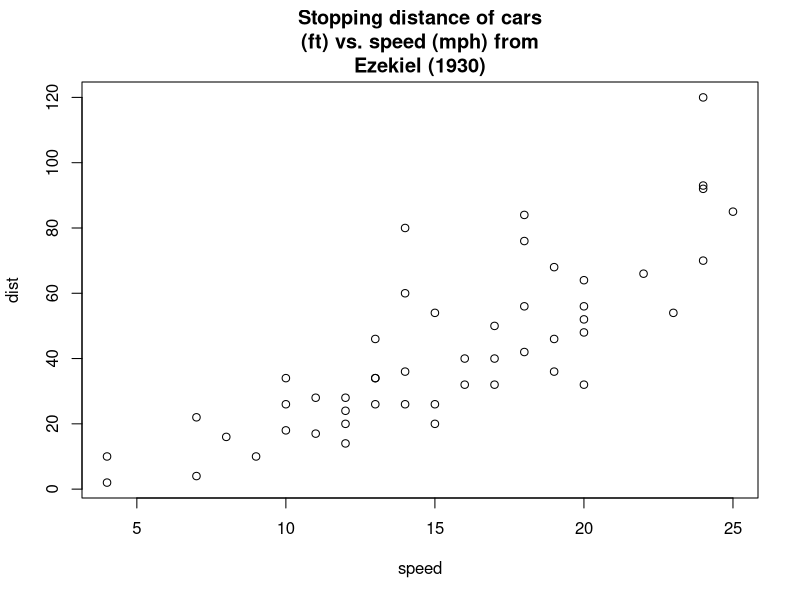

The R source for this figure:
install.packages('tidyverse')

library(tidyverse)

#내  용:문자열 다루기 
#작성자:백종훈 
#작성일:2018-06-30
#참  조:http://r4ds.had.co.nz/strings.html


#바뀐내용

#문자열 길이
str_length(c('a' ,'R for data science' , NA))
#1 18 na 


#문자열 합치기
str_c('x', 'y')
#xy 

str_c('x' , 'y' , 'c')
#xyc

str_c('x', 'y' , sep =',')
#x,y

x <- c('abc' , NA)
str_c('|-' , x , '-|')
#"|-abc-|" NA 

str_c('prefix-' , c('a' ,'b' , 'c') , '-suffix')
name <- 'Headey'
time_of_day <- 'morning'
birthday <- FALSE

str_c(
  'good ' , time_of_day , ' ' , name  ,
  if(birthday){
    "and Happy Birtjday"
  }
)
#"good morning Headey"


#문자열 부분 집합 (문자열의 일부분만 추출)
x <- c('Aaple' , 'Benana' , 'Pear')
str_sub(x , 1 , 3)

str_sub(x , -1)
#e , a , r

str_sub(x , -3)
#"ple" "ana" "ear"

str_sub(x , -3  , -1)
#"ple" "ana" "ear"

#대문자 소문자 변경

str_sub(x, 1, 1) <- str_to_lower(str_sub(x, 1,1))
#"aaple"  "benana" "pear"

str_to_upper(c('i'  , 'l'))
#"I" "L"

str_to_upper(c('i' , 'l') , locale = 'tr')


### R 기본 문자열 다루기 #######################################
paste(1:12)
paste0(1:12)
#[1] "1"  "2"  "3"  "4"  "5"  "6"  "7"  "8"  "9"  "10" "11" "12"


nth <- paste0(1:12 , c('st' , 'nd' , 'rd' , rep('th' , 9)))
#[1] "1st"  "2nd"  "3rd"  "4th"  "5th"  "6th"  "7th"  "8th"  "9th"  "10th" "11th" "12th"

paste(month.abb , 'is the'  , nth  , 'month of the year')
# 
# [1] "Jan is the 1st month of the year"  "Feb is the 2nd month of the year"  "Mar is the 3rd month of the year" 
# [4] "Apr is the 4th month of the year"  "May is the 5th month of the year"  "Jun is the 6th month of the year" 
# [7] "Jul is the 7th month of the year"  "Aug is the 8th month of the year"  "Sep is the 9th month of the year" 
# [10] "Oct is the 10th month of the year" "Nov is the 11th month of the year" "Dec is the 12th month of the year"

paste(month.abb , letters)
# [1] "Jan a" "Feb b" "Mar c" "Apr d" "May e" "Jun f" "Jul g" "Aug h" "Sep i" "Oct j" "Nov k" "Dec l" "Jan m" "Feb n"
# [15] "Mar o" "Apr p" "May q" "Jun r" "Jul s" "Aug t" "Sep u" "Oct v" "Nov w" "Dec x" "Jan y" "Feb z"


paste(month.abb, "is the", nth, "month of the year.", sep = "_*_")
# [1] "Jan_*_is the_*_1st_*_month of the year."  "Feb_*_is the_*_2nd_*_month of the year." 
# [3] "Mar_*_is the_*_3rd_*_month of the year."  "Apr_*_is the_*_4th_*_month of the year." 
# [5] "May_*_is the_*_5th_*_month of the year."  "Jun_*_is the_*_6th_*_month of the year." 
# [7] "Jul_*_is the_*_7th_*_month of the year."  "Aug_*_is the_*_8th_*_month of the year." 
# [9] "Sep_*_is the_*_9th_*_month of the year."  "Oct_*_is the_*_10th_*_month of the year."
# [11] "Nov_*_is the_*_11th_*_month of the year." "Dec_*_is the_*_12th_*_month of the year."

paste0(nth , collapse = ', ')
#[1] "1st, 2nd, 3rd, 4th, 5th, 6th, 7th, 8th, 9th, 10th, 11th, 12th"

paste("1st", "2nd", "3rd", collapse = ", ") # probably not what you wanted
#[1] "1st 2nd 3rd"

paste(month.abb, nth, sep = ": ", collapse = "; ")
#[1] "Jan: 1st; Feb: 2nd; Mar: 3rd; Apr: 4th; May: 5th; Jun: 6th; Jul: 7th; Aug: 8th; Sep: 9th; Oct: 10th; Nov: 11th; Dec: 12th"

(title <- paste(strwrap(
  "Stopping distance of cars (ft) vs. speed (mph) from Ezekiel (1930)",
  width = 30), collapse = "\n"))
plot(dist ~ speed, cars, main = title)

#[1] "Stopping distance of cars\n(ft) vs. speed (mph) from\nEzekiel (1930)"


#-----------------정규표현식------------------------###
## 문자 selector 
########################################################
x <- c('apple' , 'banana' , 'pear')
str_view(x , 'an')
str_view(x , '.a.')
#해당 문자열을 보여줍니다.


#apple
#banana
#pear

dot <- '\\.'
writeLines(dot)
#\.


str_view(c('abc' , 'a.c' , 'bef') , 'a\\.c')


x <- 'a\\b'
writeLines(x)
#a\b

str_view(x ,'\\\\')
#백슬러쉬 4개 필요 

x <- c('apple' , 'benana', 'pear')
str_view(x , '^a') #a 의 값이 시작값에 있는 문자열을 찾습니다. 
#[a]pple

str_view(x , 'a$') #a 의 값이 끝에 있는 문자열을 찾습니다.

str_view(x , '^apple$')

str_view(c("abc", "a.c", "a*c", "a c"), "a[ ]")
#a[ ]c  특정 문자열을 찾는다. 


###############roop##########################################################
# 
# ?: 0 또는 1
# +: 1 개 이상
# *: 0 이상
x <- '1888 is the longest year Roman numberals: MDCCCCKXXVIII'
str_view(x , 'CC?') # CC 

str_view(x , 'CC+') #C 로 연결된  CCCC selector ~~  

# 
# {n}: 정확히 n 개
# {n,}: n 이상
# {,m}: 최대 m
# {n,m}: n과 m 사이


str_view(fruit, '(...)\\1', match = TRUE)

 ############일치 확인###########################################################

x <- c('apple' , 'banana' , 'pear')
#[1] "apple"  "banana" "pear"
str_detect(x  , 'e') #[1]  TRUE FALSE  TRUE


mean(str_detect(words , '[aeiou]$'))
# 0.2765306

df <- tibble(
  word = words , 
  i = seq_along(word)
)

df %>% filter(str_detect(words , 'x$'))
# 
# word      i
# <chr> <int>
# 1 box     108
# 2 sex     747
# 3 six     772
# 4 tax     841


x <- c('apple' , 'banana' , 'pear')
str_count(x ,'a')
#[1] 1 3 1


mean(str_count(words, "[aeiou]"))
#[1] 1.991837

df %>% 
   mutate(
     vowels = str_count(word , '[aeiou]'), 
     consonants = str_count(word , '[^aeiou]')
   )

#####일치 항목 교체########
x <- c('apple' , 'pear' , 'banana')
str_replace(x , '[aeiou]' , '-')
x <- c('1 house' , '2 cars' , '3 people')

sentences %>%  
   str_replace('([^ ]+) ([^ ]+) ([^ ]+)' ,'\\1 \\2 \\3') %>% 
   head(5)

# [1] "The birch canoe slid on the smooth planks."  "Glue the sheet to the dark blue background." "It's easy to tell the depth of a well."     
# [4] "These days a chicken leg is a rare dish."    "Rice is often served in round bowls."  


apropos('replace')
